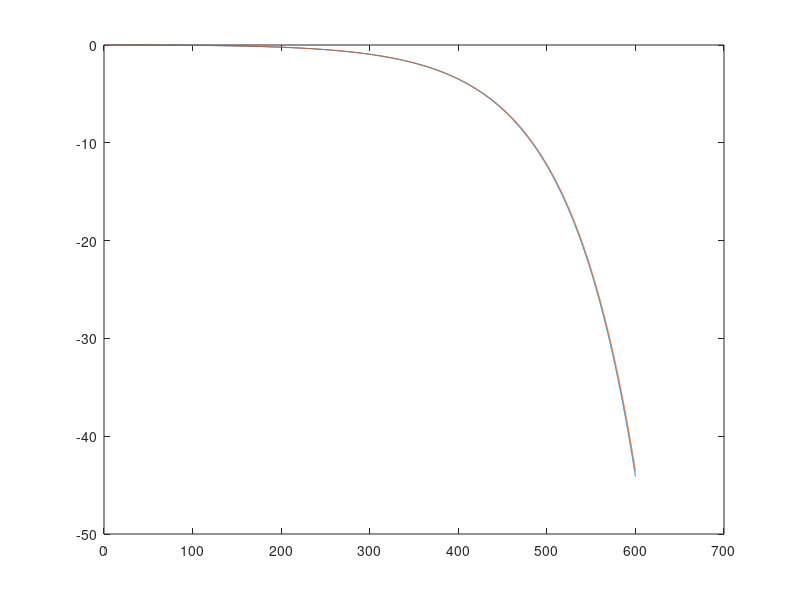

The MATLAB script that drew this image: (Note: this script raises an error after producing the figure.)
V0=2800;
Cd=0.006;
pi=3.14159265358;
theta=0.2*pi/180;
Vwind=10;
thetaWind=45*pi/180;
Vx=V0;
Vy=0;
Vz=0;
Wx=Vwind*cos(thetaWind);
Wz=Vwind*sin(thetaWind);
Wy=0;
t=0;
distance=600;
maxTimeStep=50000;
dt=1/V0/0.5;

g=32.1740;% ft/s2
gx=g*sin(theta);
gy=g*cos(theta);
Vxs=zeros(maxTimeStep,1);
Vys=zeros(maxTimeStep,1);
Vzs=zeros(maxTimeStep,1);
Position=zeros(maxTimeStep,3);

i=1;
x=0;
y=0;
z=0;
%% Eluer
while(x<distance)
    V=sqrt(Vx^2+Vy^2+Vz^2);
    Vx=Vx-(Cd*V*(Vx+Wx)+gx)*dt; %eqn 8.106-8.108 from<<Ballistics Theory and Design of Guns and Ammunition>>
    Vy=Vy-(Cd*V*(Vy+Wy)+gy)*dt;
    Vz=Vz-Cd*V*(Vz-Wz)*dt;
    x=x+Vx*dt;
    y=y+Vy*dt;
    z=z+Vz*dt;
    Vxs(i)=Vx;
    Vys(i)=Vy;
    Vzs(i)=Vz;
    Position(i,:)=[x y z];
    i=i+1;
end 
Position(i:end,:)=[];
plot(Position(:,1),Position(:,2));
hold on;
% % rotate theta angle upwards and it should be the same as cartesian coordinates
% Position=Position*[cos(-theta) -sin(-theta) 0;sin(-theta) cos(-theta) 0;0 0 1]; 
% plot(Position(:,1),Position(:,2));

 
i=1;
x=0;
y=0;
z=0;
Vx=V0;
Vy=0;
Vz=0;
Wx=Vwind*cos(thetaWind);
Wz=Vwind*sin(thetaWind);
Wy=0;
%% RK4
 
while(x<distance)
    V=sqrt(Vx^2+Vy^2+Vz^2);
    % for Vx
    k1=dt*-(Cd*V*(Vx+Wx)+gx);
    k2=dt*-(Cd*V*(Vx+0.5*k1+Wx)+gx);
    k3=dt*-(Cd*V*(Vx+0.5*k2+Wx)+gx);
    k4=dt*-(Cd*V*(Vx+k3+Wx)+gx);
    Vx=Vx+1/6*k1+1/3*k2+1/3*k3+1/6*k4;
    % for Vy
    k1=dt*-(Cd*V*(Vy+Wy)+gy);
    k2=dt*-(Cd*V*(Vy+0.5*k1+Wy)+gy);
    k3=dt*-(Cd*V*(Vy+0.5*k2+Wy)+gy);
    k4=dt*-(Cd*V*(Vy+k3+Wy)+gy);
    Vy=Vy+1/6*k1+1/3*k2+1/3*k3+1/6*k4;
    % for Vz
    k1=dt*-Cd*V*(Vz-Wz);
    k2=dt*-Cd*V*(Vz+0.5*k1-Wz);
    k3=dt*-Cd*V*(Vz+0.5*k2-Wz);
    k4=dt*-Cd*V*(Vz+k3-Wz);
    Vz=Vz+1/6*k1+1/3*k2+1/3*k3+1/6*k4;
    x=x+Vx*dt;
    y=y+Vy*dt;
    z=z+Vz*dt;
    Vxs(i)=Vx;
    Vys(i)=Vy;
    Vzs(i)=Vz;
    Position(i,:)=[x y z];
    i=i+1;
end
Position(i:end,:)=[];
plot(Position(:,1),Position(:,2));
plot(PositionS(:,1),PositionS(:,2));

legend('Eluer','RK4','Accurate');



